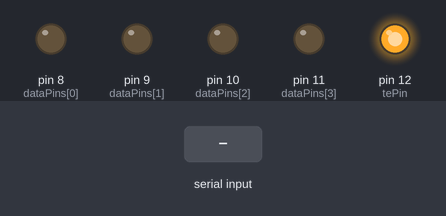
Bench run of a sketch on a simulated Arduino Uno, built with avr-gcc and run on an emulated ATmega328P. Shown: output pins drawn as LEDs (lit = HIGH). Dashed ring = blinking. The inputs (shaded band) are chosen by the test bench. What the sketch prints to the serial monitor is not drawn.

Above: at 1.2 s.
1.3 s: "1\n" received over Serial
At 1.6 s:
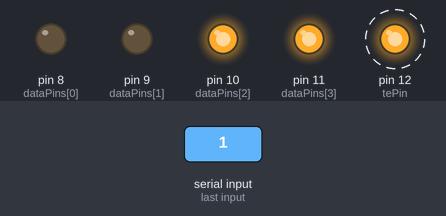
At 2.05 s:
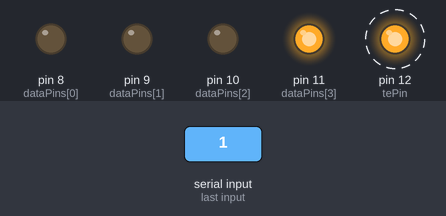
4.3 s: "2\n" received over Serial
At 5.05 s:
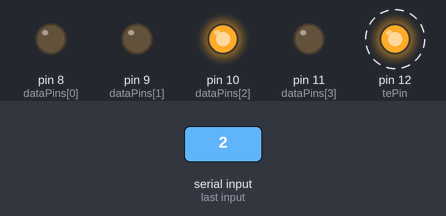
Timing chart, 0 to 7.3 s (numbered marks = the images above; inputs shaded):
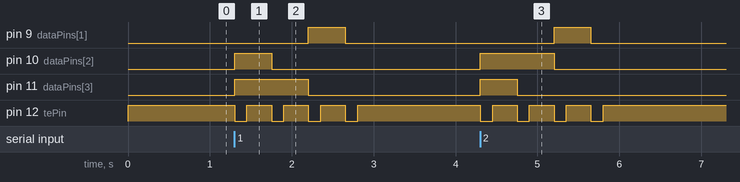

The sketch:

emisorRadio.ino
```cpp
const int dataPins[4] = {8, 9, 10, 11};
const int tePin = 12;

void setup() {
  Serial.begin(9600);
  for (int i = 0; i < 4; i++) {
    pinMode(dataPins[i], OUTPUT);
  }
  pinMode(tePin, OUTPUT);
  digitalWrite(tePin, HIGH);
  Serial.println("Introduce un mensaje para enviar:");
}

void loop() {
  if (Serial.available()) {
    String mensaje = Serial.readStringUntil('\n');
    enviarMensaje(mensaje + "@");
  }
}

void enviarMensaje(String mensaje) {
  for (int i = 0; i < mensaje.length(); i++) {
    char caracter = mensaje[i];
    String binario = convertirABinario(caracter);


    enviarMitad(binario.substring(0, 4));
    delay(300);


    enviarMitad(binario.substring(4, 8));
    delay(300);
  }
}

String convertirABinario(char caracter) {
  String binario = "";
  for (int i = 7; i >= 0; i--) {
    binario += ((caracter >> i) & 1) ? "1" : "0";
  }
  return binario;
}

void enviarMitad(String bits) {
  digitalWrite(tePin, LOW);
  for (int i = 0; i < 4; i++) {
    digitalWrite(dataPins[i], bits[i] == '1' ? HIGH : LOW);
  }
  delay(150);
  digitalWrite(tePin, HIGH);
}
```

Measured:
- after the input at 1.3 s, pin 9 (dataPins[1]): LOW → HIGH after 0.90 s, → LOW 0.45 s later; pin 10 (dataPins[2]): LOW → HIGH at once, → LOW 0.45 s later; pin 11 (dataPins[3]): LOW → HIGH at once, → LOW 0.90 s later; pin 12 (tePin): alternates HIGH for 0.30 s and LOW for 0.15 s, 8 changes in all, then stays HIGH, starting at once
- after the input at 4.3 s, pin 9 (dataPins[1]): LOW → HIGH after 0.90 s, → LOW 0.45 s later; pin 10 (dataPins[2]): LOW → HIGH at once, → LOW 0.90 s later; pin 11 (dataPins[3]): LOW → HIGH at once, → LOW 0.45 s later; pin 12 (tePin): alternates HIGH for 0.30 s and LOW for 0.15 s, 8 changes in all, then stays HIGH, starting at once
